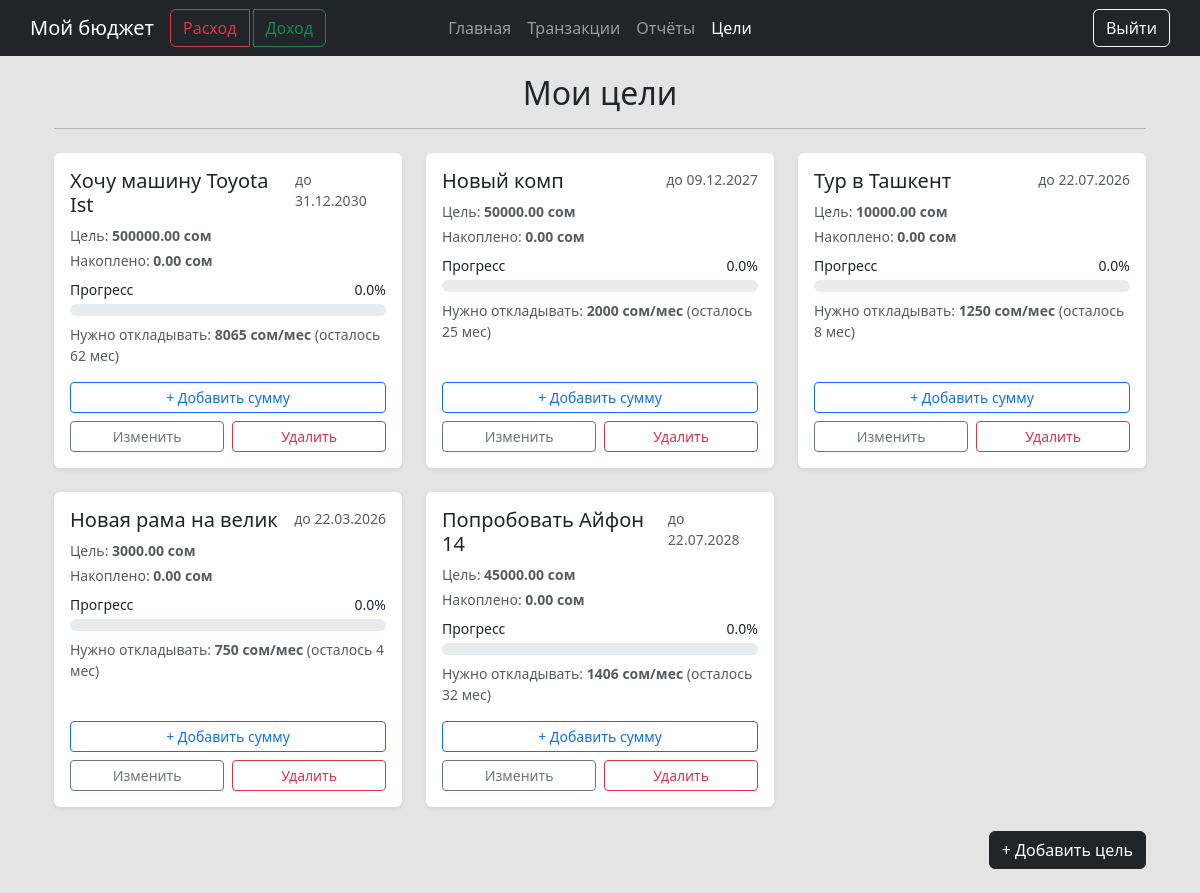
/goals/ (signed in), run on the app's committed database.
### main/models.py (models this page shows)
class Goal(models.Model):
    user = models.ForeignKey(User, on_delete=models.CASCADE)
    name = models.CharField(max_length=255)
    target_amount = models.DecimalField(max_digits=12, decimal_places=2)
    current_amount = models.DecimalField(max_digits=12, decimal_places=2, default=0)
    deadline = models.DateField()
    created_at = models.DateField(auto_now_add=True)
    @property
    def progress_percent(self):
        if self.target_amount == 0:
            return 0
        return round((self.current_amount / self.target_amount) * 100, 1)
    @property
    def months_left(self):
        today = date.today()
        if self.deadline <= today:
            return 0
        diff = relativedelta(self.deadline, today)
        return diff.years * 12 + diff.months or 1
    @property
    def monthly_needed(self):
        remaining = max(self.target_amount - self.current_amount, 0)
        months = self.months_left
        return remaining / months if months else remaining

### main/views.py (the view)
# urls.py: path('goals/', views.goals_list, name='goals_list'),
@login_required
def goals_list(request):
    goals = Goal.objects.filter(user=request.user)
    return render(request, 'main/goals/list.html', {'goals': goals})

### main/templates/main/goals/list.html (shortened to what this page needs)
{% extends 'main/base.html' %}
{% block content %}
<div class="container mt-4">
    <div class="text-center mb-3">
        <h2>Мои цели</h2>
    </div>
    <hr  class="mb-4">
    <div class="row g-4">
        {% for goal in goals %}
        <div class="col-sm-6 col-lg-4">
            <div class="card shadow-sm h-100 border-0">
                <div class="card-body d-flex flex-column">
                    <div class="d-flex justify-content-between align-items-start mb-2">
                        <h5 class="card-title mb-0">{{ goal.name }}</h5>
                        <small class="text-muted">до {{ goal.deadline|date:"d.m.Y" }}</small>
                    </div>
                    <p class="mb-1 text-muted small">Цель: <strong>{{ goal.target_amount }} сом</strong></p>
                    <p class="mb-2 text-muted small">Накоплено: <strong>{{ goal.current_amount }} сом</strong></p>
                    {% with pct=goal.progress_percent %}
                    <div class="mb-2">
                        <div class="d-flex justify-content-between small mb-1">
                            <span>Прогресс</span>
                            <span>{{ pct }}%</span>
                        </div>
                        <div class="progress" style="height: 12px;">
                        </div>
                    </div>
                    {% endwith %}
                    {% with months_left=goal.months_left monthly_needed=goal.monthly_needed %}
                    {% if months_left > 0 %}
                        <p class="text-muted small mb-3">
                            Нужно откладывать: <strong>{{ monthly_needed|floatformat:0 }} сом/мес</strong>
                            (осталось {{ months_left }} мес)
                        </p>
                    {% else %}
                        <p class="text-muted small mb-3">Срок истёк</p>
                    {% endif %}
                    {% endwith %}
                    <div class="mt-auto">
                        <a href="{% url 'main:add_to_goal' goal.id %}" class="btn btn-sm btn-outline-primary w-100 mb-2">+ Добавить сумму</a>
                        <div class="d-flex justify-content-between">
                            <a href="{% url 'main:goal_edit' goal.id %}" class="btn btn-sm btn-outline-secondary w-50 me-1">Изменить</a>
                            <form action="{% url 'main:goal_delete' goal.id %}" method="post" class="w-50 ms-1">
                                <button class="btn btn-sm btn-outline-danger w-100"
                                        onclick="return confirm('Удалить цель?')">Удалить</button>
                            </form>
                        </div>
                    </div>
                </div>
            </div>
        </div>
        {% empty %}
        <div class="col-12">
            <div class="alert alert-light shadow-sm text-center py-4">
                У вас ещё нет целей — добавьте первую.
            </div>
        </div>
        {% endfor %}
    </div>
    <div class="d-flex justify-content-end mt-4 mb-4">
        <a href="{% url 'main:goal_add' %}" class="btn btn-dark">+ Добавить цель</a>
    </div>
</div>
{% endblock %}

### main/static/main/css/main.css (style rules this page uses)
body { background-color: rgb(228, 228, 228); }

### data on the page
Goal: name "Хочу машину Toyota Ist", deadline "31.12.2030", target_amount "500000.00", current_amount "0.00", progress_percent "0.0", monthly_needed "8065", months_left "62"
Goal: name "Новый комп", deadline "09.12.2027", target_amount "50000.00", current_amount "0.00", progress_percent "0.0", monthly_needed "2000", months_left "25"
Goal: name "Тур в Ташкент", deadline "22.07.2026", target_amount "10000.00", current_amount "0.00", progress_percent "0.0", monthly_needed "1250", months_left "8"
Goal: name "Новая рама на велик", deadline "22.03.2026", target_amount "3000.00", current_amount "0.00", progress_percent "0.0", monthly_needed "750", months_left "4"
Goal: name "Попробовать Айфон 14", deadline "22.07.2028", target_amount "45000.00", current_amount "0.00", progress_percent "0.0", monthly_needed "1406", months_left "32"
